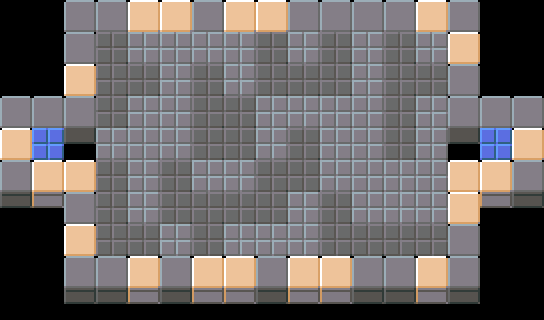

Below is a game level as drawn by its tile map, then a one-line description and the .tmx that defines it (tile-layer data replaced by summaries):
An orthogonal 17x10 tile map with 32x32 px tiles, 4 tile layers (Bricks, Background, firstFloor, secondFloor), 2 tilesets and 11 objects (4x Creepspawn, 2x Hole, 2x Crate, 2x Exit, MonsterSpawn).

<map version="1.0" orientation="orthogonal" width="17" height="10" tilewidth="32" tileheight="32">
 <tileset firstgid="1" name="tiles" tilewidth="32" tileheight="32">
  <image source="../images/tiles.png" width="480" height="1024" />
 </tileset>
 <tileset firstgid="481" name="objects" tilewidth="32" tileheight="32">
  <image source="../images/objects.png" width="256" height="256" />
 </tileset>
 <layer name="Bricks" width="17" height="10" opacity="0.97">
  <properties>
   <property name="tileset" value="tiles" />
  </properties>
  <data>[170 cells, 32 non-empty, 2 distinct tile ids]</data>
 </layer>
 <layer name="Background" width="17" height="10">
  <properties>
   <property name="tileset" value="tiles" />
  </properties>
  <data>[170 cells, 17 non-empty, 2 distinct tile ids]</data>
 </layer>
 <layer name="firstFloor" width="17" height="10">
  <properties>
   <property name="tileset" value="tiles" />
  </properties>
  <data>[170 cells, 79 non-empty, 3 distinct tile ids]</data>
 </layer>
 <layer name="secondFloor" width="17" height="10">
  <properties>
   <property name="tileset" value="tiles" />
  </properties>
  <data>[170 cells, 48 non-empty, 2 distinct tile ids]</data>
 </layer>
 <objectgroup name="Objects" width="17" height="10">
  <object type="MonsterSpawn" gid="483" x="256" y="160" />
  <object type="Creepspawn" gid="481" x="256" y="256" />
  <object type="Hole" gid="485" x="64" y="160" />
  <object type="Hole" gid="485" x="448" y="160" />
  <object type="Crate" gid="183" x="160" y="128" />
  <object type="Crate" gid="183" x="352" y="192" />
  <object type="Creepspawn" gid="481" x="256" y="96" />
  <object type="Exit" gid="11" x="480" y="176" />
  <object type="Exit" gid="11" x="32" y="176" />
  <object type="Creepspawn" gid="481" x="256" y="64" />
  <object type="Creepspawn" gid="481" x="256" y="224" />
 </objectgroup>
</map>
